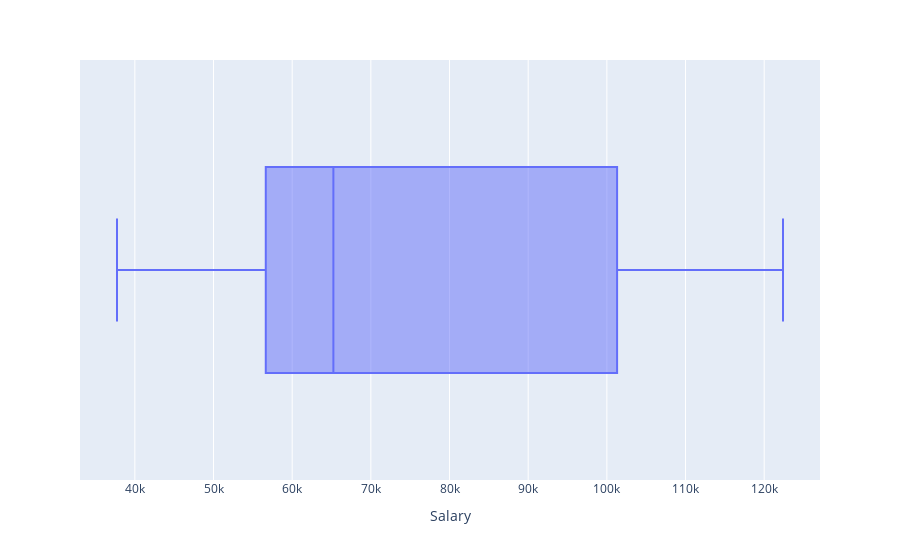

The cell this chart's notebook holds for it:
### Code cell
px.box(df,x='Salary')

### Figure 1 — Plotly figure (JSON) as saved in the notebook; plotly's stock layout.template omitted (floating-point values rounded to 4 significant figures)
{"data": [{"alignmentgroup": "True", "hovertemplate": "Salary=%{x}<extra></extra>", "legendgroup": "", "marker": {"color": "#636efa"}, "name": "", "notched": false, "offsetgroup": "", "orientation": "h", "showlegend": false, "type": "box", "x": [39343, 46205, 37731, 43525, 39891, 56642, 60150, 54445, 64445, 57189, 63218, 55794, 56957, 57081, 61111, 67938, 66029, 83088, 81363, 93940, 91738, 98273, 101302, 113812, 109431, 105582, 116969, 112635, 122391, 121872], "x0": " ", "xaxis": "x", "y0": " ", "yaxis": "y"}], "layout": {"autosize": true, "boxmode": "group", "legend": {"tracegroupgap": 0}, "margin": {"t": 60}, "xaxis": {"anchor": "y", "autorange": true, "domain": [0, 1], "range": [33030.0, 127100.0], "title": {"text": "Salary"}, "type": "linear"}, "yaxis": {"anchor": "x", "autorange": true, "domain": [0, 1], "range": [-0.5, 0.5], "type": "category"}}}
